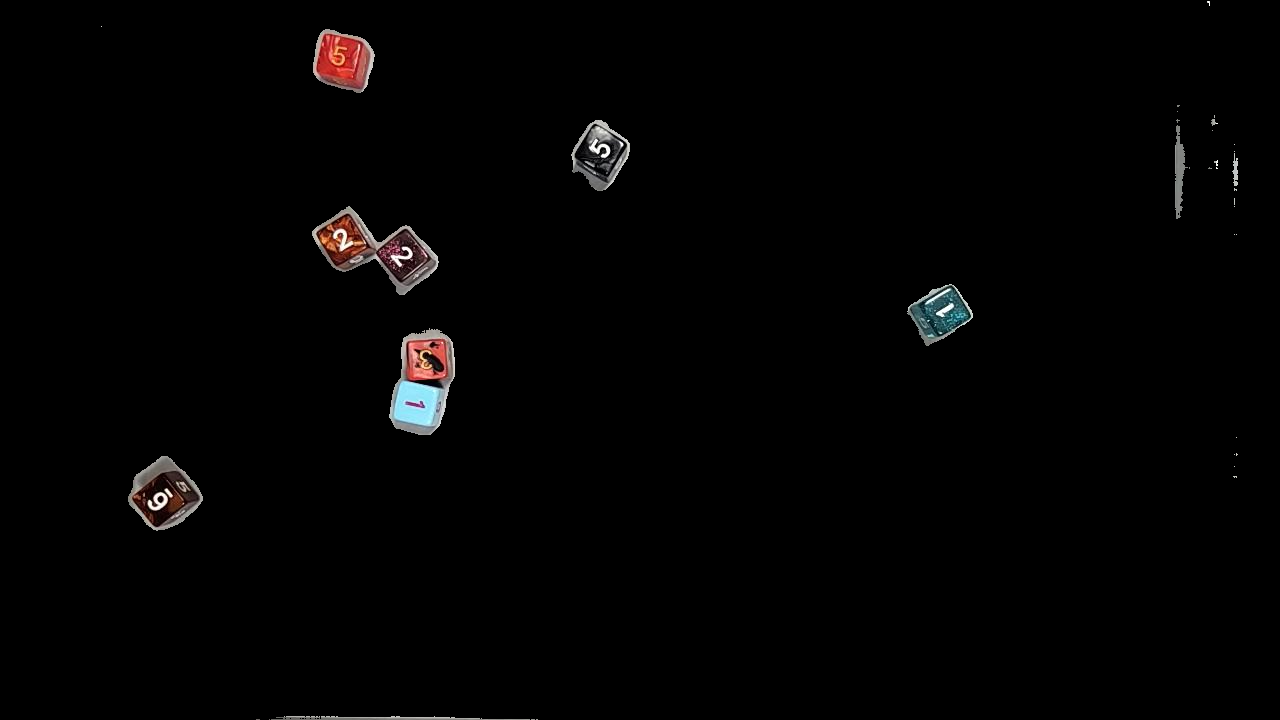
%> input picture frame-tagliati/VIDEO-01-intero2.png, 1280 x 720 px; its folder holds only this picture in this run
$ octave crea_maschera_dadi-tagliati.m   (GNU Octave 9; MATLAB toolbox functions it lacks are replaced by stand-ins)
%> lines starting %> are read from the running program, lines starting %| are printed output that depends on the picture; in (x1, y1, x2, y2) boxes, pixels count from 0 and x2, y2 are one past the last pixel; in counts of white or black regions, pixels touching at a corner belong together; the program's own positions count from 1
clear; clc;

% --- CONFIGURAZIONE ---
input_folder  = 'frame-tagliati';   % Dove sono i PNG con solo i dadi
output_folder = 'mask2';            % Dove salvare le maschere binarie

% Crea la cartella di output se non esiste
if ~exist(output_folder, 'dir')
    mkdir(output_folder);
end

% Cerca i file PNG
files = dir(fullfile(input_folder, '*.png'));

if isempty(files)
    error('Nessun file PNG trovato in "%s".', input_folder);
end

fprintf('Trovati %d file PNG. Inizio binarizzazione (NO CART)...\n', length(files));

% --- CICLO DI ELABORAZIONE ---
for k = 1:length(files)
    nome_file = files(k).name;
    full_path_in = fullfile(input_folder, nome_file);
    full_path_out = fullfile(output_folder, nome_file);

    % 1. Leggi l'immagine e il canale Alpha (Trasparenza)
    [img_rgb, ~, alpha] = imread(full_path_in);
%> img_rgb is the input picture: size 720x1280x3 uint8; mean R, G, B 3.4, 2.9, 2.8
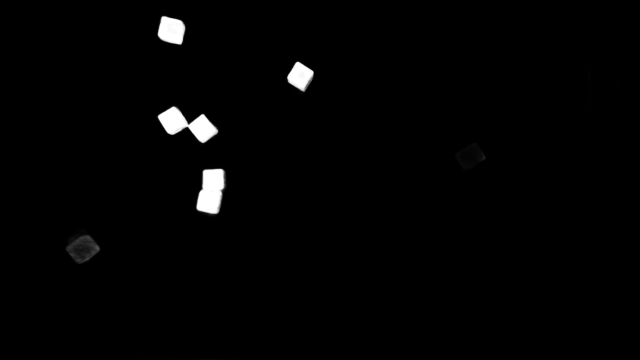
%> alpha: size 720x1280 uint8 (shown at 1/2 size); min 0, max 255, mean 3.5

    % --- CREAZIONE MASCHERA BASE ---
    % Dobbiamo capire cosa è "dado" e cosa è "vuoto".

    if ~isempty(alpha)
        % CASO 1: Il PNG ha la trasparenza. È il metodo più affidabile.
        % La maschera è dove l'immagine NON è trasparente.
        % Usiamo una soglia bassa (es. 20 su 255) per evitare bordi semitrasparenti sporchi.
        mask = alpha > 10;
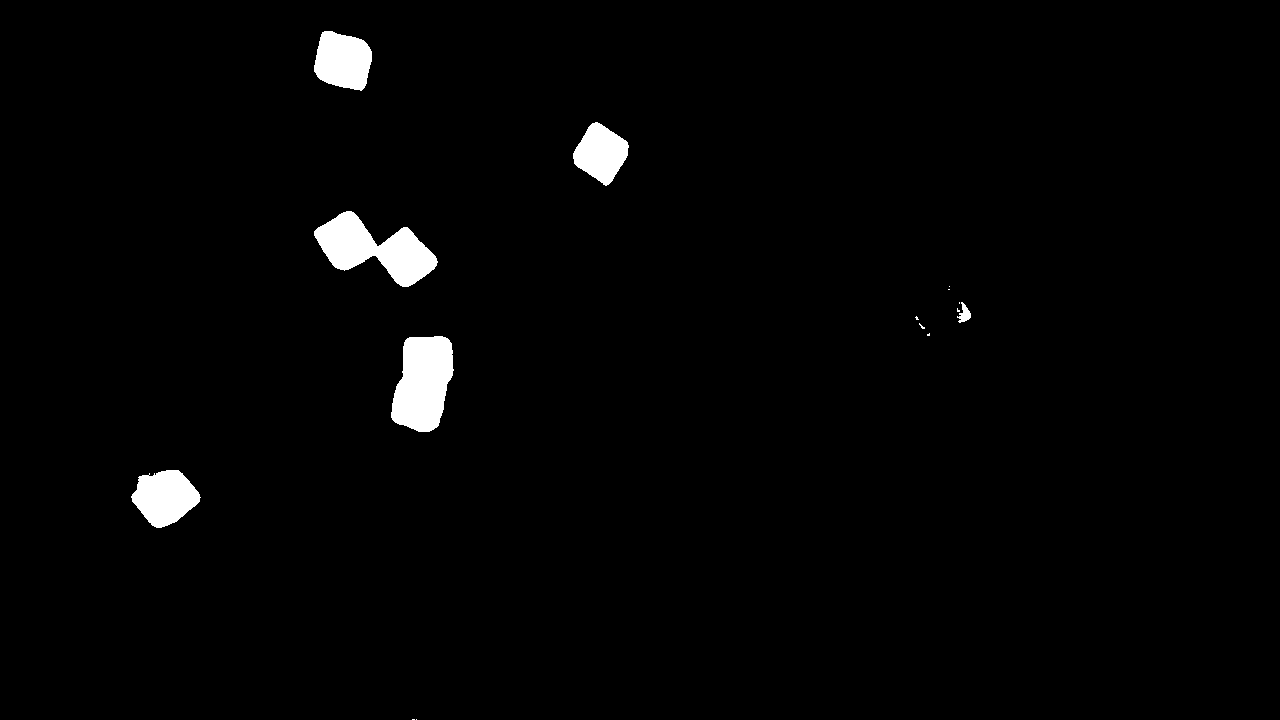
%> mask: size 720x1280 logical; 1.9% white; 15 white regions (9 under 20 px), largest, box (x1, y1, x2, y2) and area: (314, 211, 438, 287) 4688, (391, 336, 454, 432) 4534, (131, 470, 201, 528) 2734, (314, 31, 372, 91) 2658, (573, 122, 629, 186) 2245, (957, 302, 971, 323) 150
    else
        % CASO 2: Il PNG non ha trasparenza, ma lo sfondo è nero (0,0,0).
        % Convertiamo in grigio e prendiamo tutto ciò che non è quasi nero.
        img_gray = rgb2gray(img_rgb);

        % Metodo A: Soglia fissa (più sicuro se lo sfondo è davvero nero)
        mask = img_gray > 0;

        % Metodo B (Alternativo): Soglia automatica di Otsu (se lo sfondo non è perfettamente nero)
        % mask = imbinarize(img_gray, 'global');
    end

    % --- POST-PROCESSING (Fondamentale per i dadi) ---

    % 2. Riempimento Buchi (imfill)
    % Serve per far diventare bianchi i puntini neri dentro il dado.
    mask = imfill(mask, 'holes');

    % 3. Pulizia (Opzionale ma consigliata)
    % Rimuove eventuale sporcizia piccolissima rimasta dal taglio (polvere)
    % Elimina oggetti più piccoli di 50 pixel.
    mask = bwareaopen(mask, 50);

    % 4. Salva la maschera binaria
    imwrite(mask, full_path_out);

    if mod(k, 50) == 0
        fprintf('Processati %d / %d\n', k, length(files));
    end
end

fprintf('Elaborazione completata. Maschere salvate in "%s".\n', output_folder);

$ run again, on frame-tagliati/VIDEO-01_intero1.png
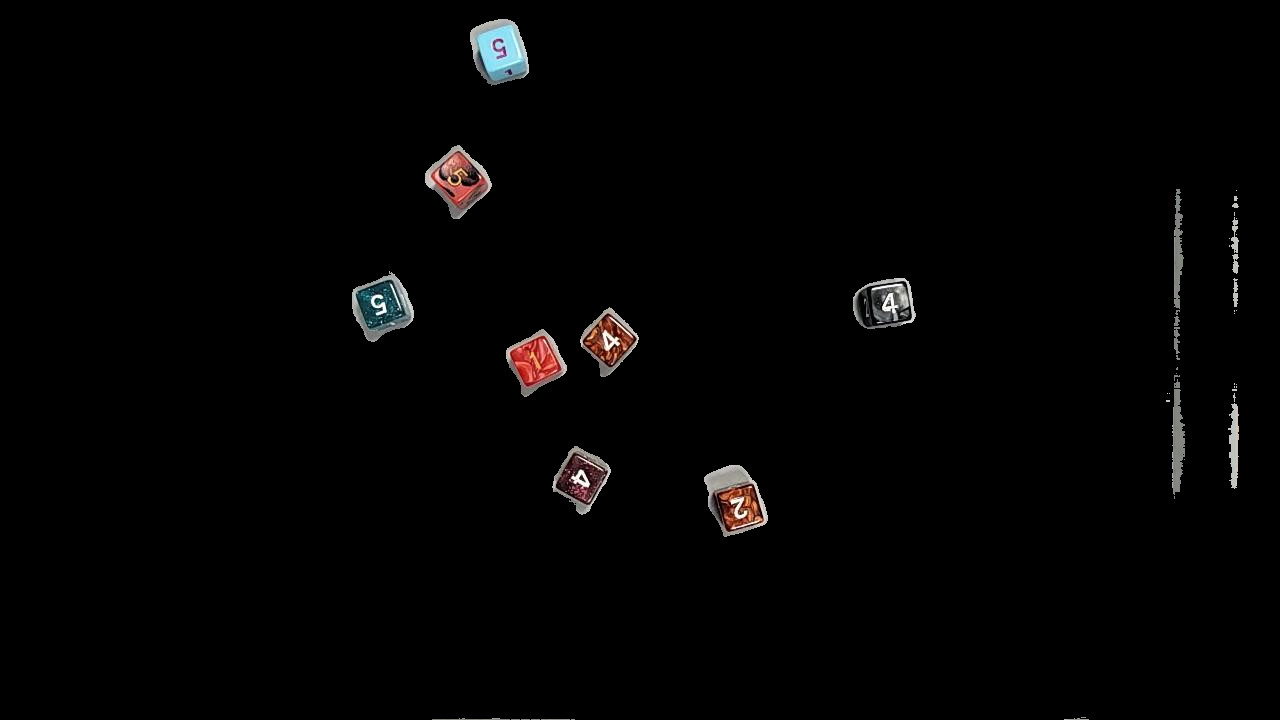
%> input picture frame-tagliati/VIDEO-01_intero1.png, 1280 x 720 px
%> img_rgb is the input picture: size 720x1280x3 uint8; mean R, G, B 3.7, 3.3, 3.2
%> `[img_rgb, ~, alpha] = imread(full_path_in);`:
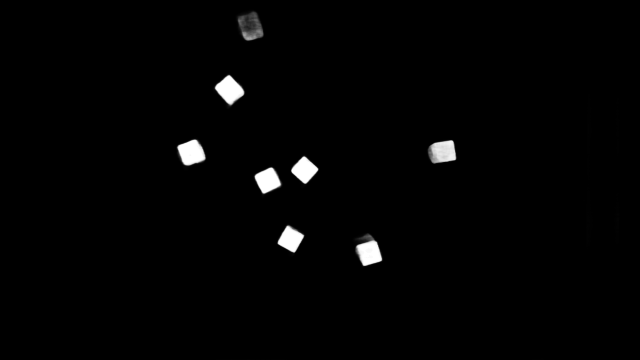
%> alpha: size 720x1280 uint8 (shown at 1/2 size); min 0, max 255, mean 3.7
%> `mask = alpha > 10;`:
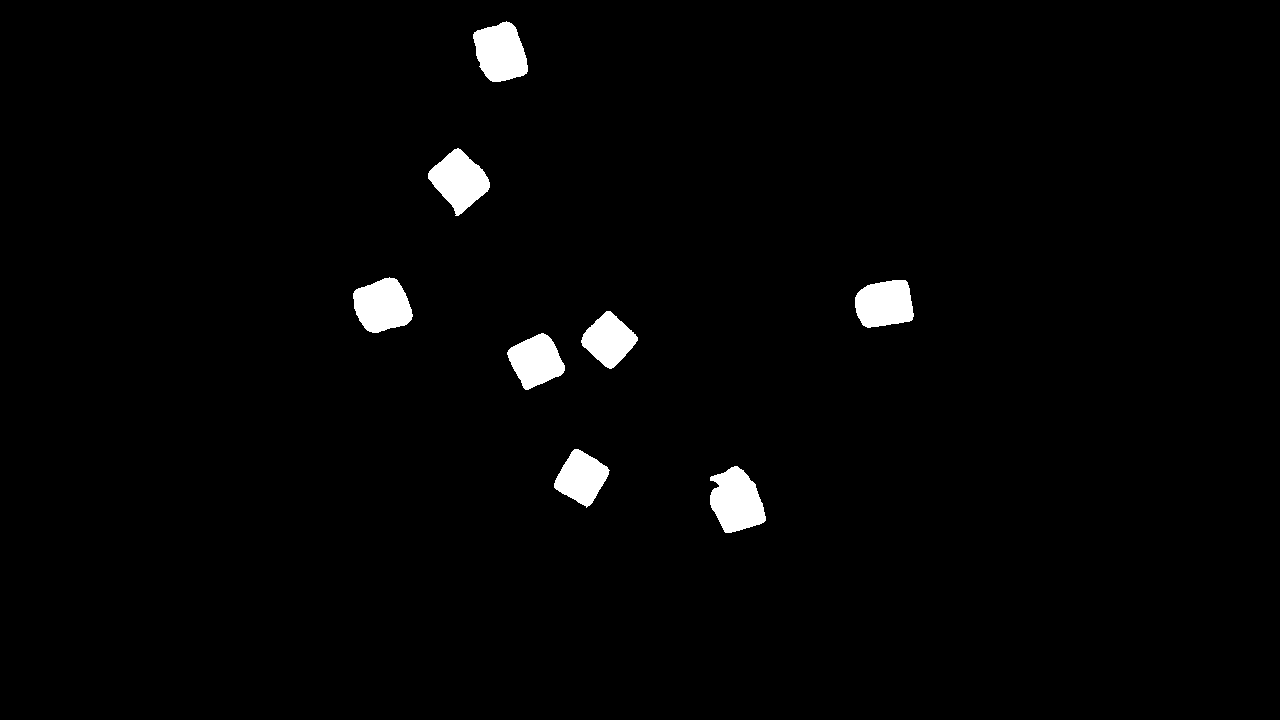
%> mask: size 720x1280 logical; 2% white; 8 white regions, largest, box (x1, y1, x2, y2) and area: (710, 466, 766, 533) 2618, (473, 21, 528, 82) 2445, (353, 277, 413, 333) 2421
